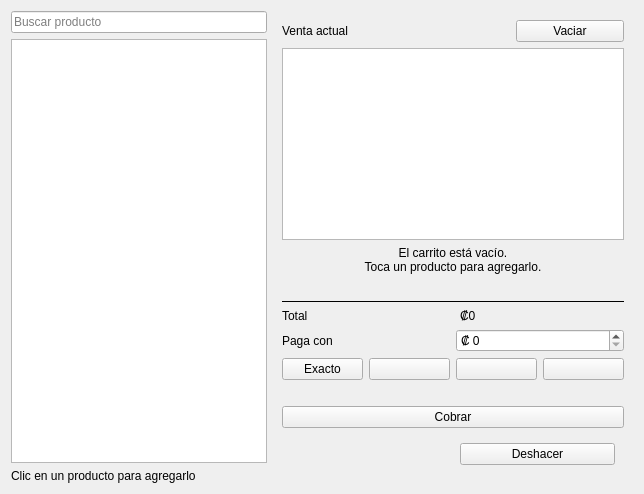
<?xml version="1.0" encoding="UTF-8"?>
<ui version="4.0">
 <class>VentasForm</class>
 <widget class="QWidget" name="VentasForm">
  <layout class="QHBoxLayout" name="layoutPrincipal">
   <item>
    <layout class="QVBoxLayout" name="layoutCatalogo">
     <item>
      <widget class="QLineEdit" name="txtBuscar">
       <property name="placeholderText"><string>Buscar producto</string></property>
       <property name="clearButtonEnabled"><bool>true</bool></property>
      </widget>
     </item>
     <item>
      <widget class="QListWidget" name="lstProductos">
       <property name="selectionMode"><enum>QAbstractItemView::NoSelection</enum></property>
       <property name="focusPolicy"><enum>Qt::NoFocus</enum></property>
      </widget>
     </item>
     <item>
      <widget class="QLabel" name="lblAyuda">
       <property name="text"><string>Clic en un producto para agregarlo</string></property>
      </widget>
     </item>
    </layout>
   </item>
   <item>
    <widget class="QFrame" name="frmCarrito">
     <property name="minimumSize"><size><width>360</width><height>0</height></size></property>
     <property name="maximumSize"><size><width>420</width><height>16777215</height></size></property>
     <layout class="QVBoxLayout" name="layoutCarrito">
      <item>
       <layout class="QHBoxLayout" name="layoutCabecera">
        <item><widget class="QLabel" name="lblVentaTitulo"><property name="text"><string>Venta actual</string></property></widget></item>
        <item><widget class="QLabel" name="lblArticulos"><property name="text"><string/></property></widget></item>
        <item><spacer name="espacioCabecera"><property name="orientation"><enum>Qt::Horizontal</enum></property></spacer></item>
        <item><widget class="QPushButton" name="btnCancelar"><property name="text"><string>Vaciar</string></property></widget></item>
       </layout>
      </item>
      <item>
       <widget class="QListWidget" name="lstCarrito">
        <property name="selectionMode"><enum>QAbstractItemView::NoSelection</enum></property>
        <property name="focusPolicy"><enum>Qt::NoFocus</enum></property>
       </widget>
      </item>
      <item>
       <widget class="QLabel" name="lblVacio">
        <property name="text"><string>El carrito está vacío.
Toca un producto para agregarlo.</string></property>
        <property name="alignment"><set>Qt::AlignCenter</set></property>
       </widget>
      </item>
      <item>
       <widget class="QLabel" name="lblError">
        <property name="text"><string/></property>
        <property name="wordWrap"><bool>true</bool></property>
       </widget>
      </item>
      <item>
       <widget class="QFrame" name="lineaTotal">
        <property name="frameShape"><enum>QFrame::HLine</enum></property>
       </widget>
      </item>
      <item>
       <layout class="QHBoxLayout" name="layoutTotal">
        <item><widget class="QLabel" name="lblTotalTitulo"><property name="text"><string>Total</string></property></widget></item>
        <item><spacer name="espacioTotal"><property name="orientation"><enum>Qt::Horizontal</enum></property></spacer></item>
        <item><widget class="QLabel" name="lblTotal"><property name="text"><string>₡0</string></property></widget></item>
       </layout>
      </item>
      <item>
       <layout class="QHBoxLayout" name="layoutPago">
        <item><widget class="QLabel" name="lblPago"><property name="text"><string>Paga con</string></property></widget></item>
        <item><widget class="QSpinBox" name="spnPago"><property name="maximum"><number>10000000</number></property><property name="prefix"><string>₡ </string></property><property name="groupSeparatorShown"><bool>true</bool></property></widget></item>
       </layout>
      </item>
      <item>
       <layout class="QHBoxLayout" name="layoutRapidos">
        <item><widget class="QPushButton" name="btnRapido1"><property name="text"><string>Exacto</string></property></widget></item>
        <item><widget class="QPushButton" name="btnRapido2"><property name="text"><string/></property></widget></item>
        <item><widget class="QPushButton" name="btnRapido3"><property name="text"><string/></property></widget></item>
        <item><widget class="QPushButton" name="btnRapido4"><property name="text"><string/></property></widget></item>
       </layout>
      </item>
      <item>
       <widget class="QLabel" name="lblVuelto">
        <property name="text"><string/></property>
       </widget>
      </item>
      <item><widget class="QPushButton" name="btnCobrar"><property name="text"><string>Cobrar</string></property></widget></item>
      <item>
       <widget class="QFrame" name="barraDeshacer">
        <layout class="QHBoxLayout" name="layoutDeshacer">
         <item><widget class="QLabel" name="lblDeshacer"><property name="text"><string/></property></widget></item>
         <item><spacer name="espacioDeshacer"><property name="orientation"><enum>Qt::Horizontal</enum></property></spacer></item>
         <item><widget class="QPushButton" name="btnDeshacer"><property name="text"><string>Deshacer</string></property></widget></item>
        </layout>
       </widget>
      </item>
     </layout>
    </widget>
   </item>
  </layout>
 </widget>
 <resources/>
 <connections/>
</ui>
